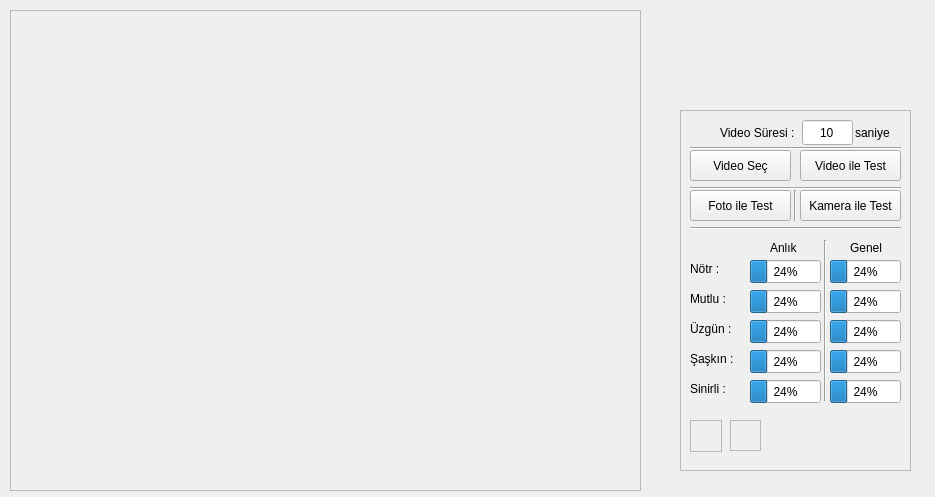
<?xml version="1.0" encoding="UTF-8"?>
<ui version="4.0">
 <class>Form</class>
 <widget class="QWidget" name="Form">
  <property name="windowModality">
   <enum>Qt::WindowModal</enum>
  </property>
  <property name="geometry">
   <rect>
    <x>0</x>
    <y>0</y>
    <width>935</width>
    <height>497</height>
   </rect>
  </property>
  <property name="windowTitle">
   <string>Deep Facial Emotion Detector</string>
  </property>
  <widget class="QFrame" name="frame">
   <property name="geometry">
    <rect>
     <x>10</x>
     <y>10</y>
     <width>631</width>
     <height>481</height>
    </rect>
   </property>
   <property name="frameShape">
    <enum>QFrame::StyledPanel</enum>
   </property>
   <property name="frameShadow">
    <enum>QFrame::Raised</enum>
   </property>
  </widget>
  <widget class="QProgressBar" name="progressBar_05">
   <property name="geometry">
    <rect>
     <x>750</x>
     <y>380</y>
     <width>71</width>
     <height>23</height>
    </rect>
   </property>
   <property name="value">
    <number>24</number>
   </property>
  </widget>
  <widget class="QPushButton" name="btnFoto">
   <property name="enabled">
    <bool>true</bool>
   </property>
   <property name="geometry">
    <rect>
     <x>690</x>
     <y>190</y>
     <width>101</width>
     <height>31</height>
    </rect>
   </property>
   <property name="text">
    <string>Foto ile Test</string>
   </property>
  </widget>
  <widget class="QProgressBar" name="progressBar_01">
   <property name="geometry">
    <rect>
     <x>750</x>
     <y>260</y>
     <width>71</width>
     <height>23</height>
    </rect>
   </property>
   <property name="value">
    <number>24</number>
   </property>
  </widget>
  <widget class="QProgressBar" name="progressBar_03">
   <property name="geometry">
    <rect>
     <x>750</x>
     <y>320</y>
     <width>71</width>
     <height>23</height>
    </rect>
   </property>
   <property name="value">
    <number>24</number>
   </property>
  </widget>
  <widget class="QProgressBar" name="progressBar_02">
   <property name="geometry">
    <rect>
     <x>750</x>
     <y>290</y>
     <width>71</width>
     <height>23</height>
    </rect>
   </property>
   <property name="value">
    <number>24</number>
   </property>
  </widget>
  <widget class="QProgressBar" name="progressBar_04">
   <property name="geometry">
    <rect>
     <x>750</x>
     <y>350</y>
     <width>71</width>
     <height>23</height>
    </rect>
   </property>
   <property name="value">
    <number>24</number>
   </property>
  </widget>
  <widget class="QFrame" name="frame3">
   <property name="geometry">
    <rect>
     <x>730</x>
     <y>420</y>
     <width>31</width>
     <height>31</height>
    </rect>
   </property>
   <property name="frameShape">
    <enum>QFrame::StyledPanel</enum>
   </property>
   <property name="frameShadow">
    <enum>QFrame::Raised</enum>
   </property>
  </widget>
  <widget class="QLabel" name="label_3">
   <property name="geometry">
    <rect>
     <x>690</x>
     <y>260</y>
     <width>51</width>
     <height>17</height>
    </rect>
   </property>
   <property name="text">
    <string>Nötr :</string>
   </property>
  </widget>
  <widget class="QLabel" name="label_7">
   <property name="geometry">
    <rect>
     <x>690</x>
     <y>380</y>
     <width>51</width>
     <height>17</height>
    </rect>
   </property>
   <property name="text">
    <string>Sinirli :</string>
   </property>
  </widget>
  <widget class="QLabel" name="label_2">
   <property name="geometry">
    <rect>
     <x>690</x>
     <y>290</y>
     <width>51</width>
     <height>17</height>
    </rect>
   </property>
   <property name="text">
    <string>Mutlu :</string>
   </property>
  </widget>
  <widget class="QLabel" name="label_4">
   <property name="geometry">
    <rect>
     <x>690</x>
     <y>350</y>
     <width>51</width>
     <height>17</height>
    </rect>
   </property>
   <property name="text">
    <string>Şaşkın :</string>
   </property>
  </widget>
  <widget class="QPushButton" name="btnCam">
   <property name="geometry">
    <rect>
     <x>800</x>
     <y>190</y>
     <width>101</width>
     <height>31</height>
    </rect>
   </property>
   <property name="text">
    <string>Kamera ile Test</string>
   </property>
  </widget>
  <widget class="QFrame" name="frame2">
   <property name="geometry">
    <rect>
     <x>690</x>
     <y>420</y>
     <width>32</width>
     <height>32</height>
    </rect>
   </property>
   <property name="frameShape">
    <enum>QFrame::StyledPanel</enum>
   </property>
   <property name="frameShadow">
    <enum>QFrame::Raised</enum>
   </property>
  </widget>
  <widget class="QLabel" name="label">
   <property name="geometry">
    <rect>
     <x>690</x>
     <y>320</y>
     <width>51</width>
     <height>17</height>
    </rect>
   </property>
   <property name="text">
    <string>Üzgün :</string>
   </property>
  </widget>
  <widget class="QLabel" name="label_6">
   <property name="enabled">
    <bool>true</bool>
   </property>
   <property name="geometry">
    <rect>
     <x>650</x>
     <y>0</y>
     <width>301</width>
     <height>501</height>
    </rect>
   </property>
   <property name="frameShape">
    <enum>QFrame::NoFrame</enum>
   </property>
   <property name="frameShadow">
    <enum>QFrame::Plain</enum>
   </property>
   <property name="text">
    <string/>
   </property>
   <property name="pixmap">
    <pixmap>torchback.png</pixmap>
   </property>
   <property name="scaledContents">
    <bool>true</bool>
   </property>
  </widget>
  <widget class="QLabel" name="duygular">
   <property name="enabled">
    <bool>true</bool>
   </property>
   <property name="geometry">
    <rect>
     <x>680</x>
     <y>110</y>
     <width>231</width>
     <height>361</height>
    </rect>
   </property>
   <property name="autoFillBackground">
    <bool>true</bool>
   </property>
   <property name="frameShape">
    <enum>QFrame::StyledPanel</enum>
   </property>
   <property name="frameShadow">
    <enum>QFrame::Plain</enum>
   </property>
   <property name="text">
    <string/>
   </property>
   <property name="scaledContents">
    <bool>true</bool>
   </property>
  </widget>
  <widget class="QLabel" name="label_5">
   <property name="geometry">
    <rect>
     <x>650</x>
     <y>10</y>
     <width>271</width>
     <height>71</height>
    </rect>
   </property>
   <property name="maximumSize">
    <size>
     <width>99999</width>
     <height>99999</height>
    </size>
   </property>
   <property name="text">
    <string/>
   </property>
   <property name="pixmap">
    <pixmap>torch.png</pixmap>
   </property>
   <property name="scaledContents">
    <bool>true</bool>
   </property>
  </widget>
  <widget class="QPushButton" name="btnVideo">
   <property name="geometry">
    <rect>
     <x>800</x>
     <y>150</y>
     <width>101</width>
     <height>31</height>
    </rect>
   </property>
   <property name="text">
    <string>Video ile Test</string>
   </property>
  </widget>
  <widget class="QPushButton" name="btnVideoSec">
   <property name="geometry">
    <rect>
     <x>690</x>
     <y>150</y>
     <width>101</width>
     <height>31</height>
    </rect>
   </property>
   <property name="text">
    <string>Video Seç</string>
   </property>
  </widget>
  <widget class="Line" name="line">
   <property name="geometry">
    <rect>
     <x>690</x>
     <y>218</y>
     <width>211</width>
     <height>20</height>
    </rect>
   </property>
   <property name="orientation">
    <enum>Qt::Horizontal</enum>
   </property>
  </widget>
  <widget class="Line" name="line_2">
   <property name="geometry">
    <rect>
     <x>690</x>
     <y>178</y>
     <width>211</width>
     <height>20</height>
    </rect>
   </property>
   <property name="orientation">
    <enum>Qt::Horizontal</enum>
   </property>
  </widget>
  <widget class="Line" name="line_3">
   <property name="geometry">
    <rect>
     <x>690</x>
     <y>138</y>
     <width>211</width>
     <height>20</height>
    </rect>
   </property>
   <property name="orientation">
    <enum>Qt::Horizontal</enum>
   </property>
  </widget>
  <widget class="Line" name="line_4">
   <property name="geometry">
    <rect>
     <x>785</x>
     <y>190</y>
     <width>20</width>
     <height>31</height>
    </rect>
   </property>
   <property name="orientation">
    <enum>Qt::Vertical</enum>
   </property>
  </widget>
  <widget class="QLineEdit" name="lineEditvideoSure">
   <property name="geometry">
    <rect>
     <x>802</x>
     <y>120</y>
     <width>51</width>
     <height>25</height>
    </rect>
   </property>
   <property name="text">
    <string>10</string>
   </property>
   <property name="alignment">
    <set>Qt::AlignCenter</set>
   </property>
  </widget>
  <widget class="QLabel" name="label_8">
   <property name="geometry">
    <rect>
     <x>720</x>
     <y>123</y>
     <width>81</width>
     <height>20</height>
    </rect>
   </property>
   <property name="text">
    <string>Video Süresi :</string>
   </property>
  </widget>
  <widget class="QLabel" name="label_9">
   <property name="geometry">
    <rect>
     <x>855</x>
     <y>125</y>
     <width>41</width>
     <height>16</height>
    </rect>
   </property>
   <property name="text">
    <string>saniye</string>
   </property>
  </widget>
  <widget class="QLabel" name="label_10">
   <property name="geometry">
    <rect>
     <x>770</x>
     <y>240</y>
     <width>31</width>
     <height>16</height>
    </rect>
   </property>
   <property name="text">
    <string>Anlık</string>
   </property>
  </widget>
  <widget class="QProgressBar" name="progressBar_06">
   <property name="geometry">
    <rect>
     <x>830</x>
     <y>260</y>
     <width>71</width>
     <height>23</height>
    </rect>
   </property>
   <property name="value">
    <number>24</number>
   </property>
  </widget>
  <widget class="QProgressBar" name="progressBar_07">
   <property name="geometry">
    <rect>
     <x>830</x>
     <y>290</y>
     <width>71</width>
     <height>23</height>
    </rect>
   </property>
   <property name="value">
    <number>24</number>
   </property>
  </widget>
  <widget class="QProgressBar" name="progressBar_08">
   <property name="geometry">
    <rect>
     <x>830</x>
     <y>320</y>
     <width>71</width>
     <height>23</height>
    </rect>
   </property>
   <property name="value">
    <number>24</number>
   </property>
  </widget>
  <widget class="QProgressBar" name="progressBar_09">
   <property name="geometry">
    <rect>
     <x>830</x>
     <y>350</y>
     <width>71</width>
     <height>23</height>
    </rect>
   </property>
   <property name="value">
    <number>24</number>
   </property>
  </widget>
  <widget class="QProgressBar" name="progressBar_10">
   <property name="geometry">
    <rect>
     <x>830</x>
     <y>380</y>
     <width>71</width>
     <height>23</height>
    </rect>
   </property>
   <property name="value">
    <number>24</number>
   </property>
  </widget>
  <widget class="QLabel" name="label_11">
   <property name="geometry">
    <rect>
     <x>850</x>
     <y>240</y>
     <width>41</width>
     <height>16</height>
    </rect>
   </property>
   <property name="text">
    <string>Genel</string>
   </property>
  </widget>
  <widget class="Line" name="line_5">
   <property name="geometry">
    <rect>
     <x>815</x>
     <y>240</y>
     <width>20</width>
     <height>161</height>
    </rect>
   </property>
   <property name="orientation">
    <enum>Qt::Vertical</enum>
   </property>
  </widget>
  <zorder>label_6</zorder>
  <zorder>duygular</zorder>
  <zorder>frame</zorder>
  <zorder>progressBar_05</zorder>
  <zorder>btnFoto</zorder>
  <zorder>progressBar_01</zorder>
  <zorder>progressBar_03</zorder>
  <zorder>progressBar_02</zorder>
  <zorder>progressBar_04</zorder>
  <zorder>frame3</zorder>
  <zorder>label_3</zorder>
  <zorder>label_7</zorder>
  <zorder>label_2</zorder>
  <zorder>label_4</zorder>
  <zorder>btnCam</zorder>
  <zorder>frame2</zorder>
  <zorder>label</zorder>
  <zorder>label_5</zorder>
  <zorder>btnVideo</zorder>
  <zorder>btnVideoSec</zorder>
  <zorder>line</zorder>
  <zorder>line_2</zorder>
  <zorder>line_3</zorder>
  <zorder>line_4</zorder>
  <zorder>lineEditvideoSure</zorder>
  <zorder>label_8</zorder>
  <zorder>label_9</zorder>
  <zorder>label_10</zorder>
  <zorder>progressBar_06</zorder>
  <zorder>progressBar_07</zorder>
  <zorder>progressBar_08</zorder>
  <zorder>progressBar_09</zorder>
  <zorder>progressBar_10</zorder>
  <zorder>label_11</zorder>
  <zorder>line_5</zorder>
 </widget>
 <resources/>
 <connections/>
</ui>
